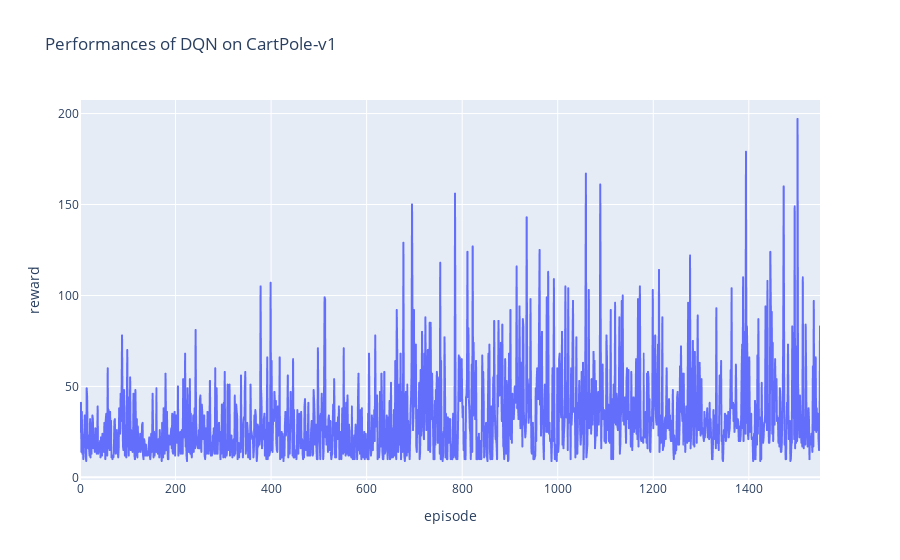

Source (notebook cell):
### Code cell
df = pd.DataFrame(
    data={
        "episode": logs["dones"].cumsum(),
        "reward": logs["rewards"],
    },
)
df["episode"] = df["episode"].shift().fillna(0)
episodes_df = df.groupby("episode").agg("sum")

px.line(
    episodes_df,
    y="reward",
    title=f"Performances of DQN on {env_id}",
)

### Figure 1 — Plotly figure (JSON) as saved in the notebook; plotly's stock layout.template omitted (floating-point values rounded to 4 significant figures; data arrays with more than 128 entries replaced by an {"elided": "..."} marker saying what was removed)
{"data": [{"hovertemplate": "episode=%{x}<br>reward=%{y}<extra></extra>", "legendgroup": "", "line": {"color": "#636efa", "dash": "solid"}, "marker": {"symbol": "circle"}, "mode": "lines", "name": "", "showlegend": false, "type": "scattergl", "x": {"elided": "1550 int values"}, "xaxis": "x", "y": {"elided": "1550 int values"}, "yaxis": "y"}], "layout": {"legend": {"tracegroupgap": 0}, "title": {"text": "Performances of DQN on CartPole-v1"}, "xaxis": {"anchor": "y", "domain": [0, 1], "title": {"text": "episode"}}, "yaxis": {"anchor": "x", "domain": [0, 1], "title": {"text": "reward"}}}}
